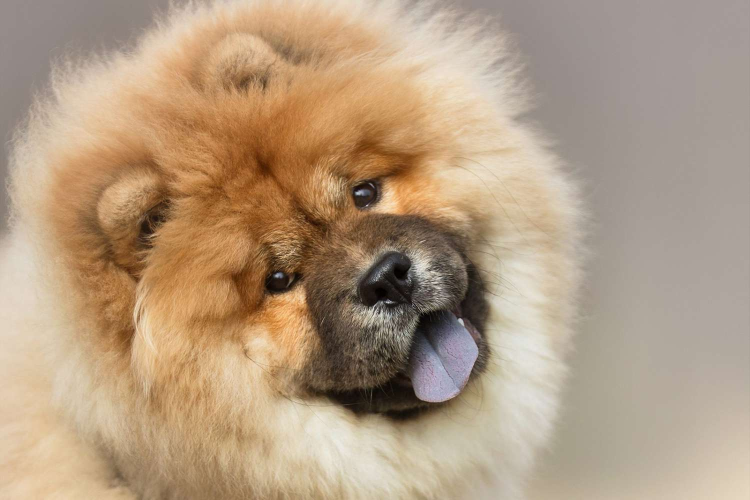
#> input picture practice_images/dogs_4.jpg, 1500 x 1000 px, found by its file name (shown at 1/2 size)
$ python splitmerge.py
#> lines starting #> are read from the running program, lines starting #| are printed output that depends on the picture
#> further down, img is the input picture: shape (1000, 1500, 3); mean B, G, R 129.5, 155.3, 179.1
### rescaling.py
import cv2 as cv
def rescaled_frame(frame,scale=0.75):
#> called with scale = 0.5
    width=int(frame.shape[1]*scale)
#> width = 750
    height=int(frame.shape[0]*scale)
#> height = 500
    dimensions=(width,height)
#> dimensions = (750, 500)

    return cv.resize(frame,dimensions,interpolation=cv.INTER_AREA)
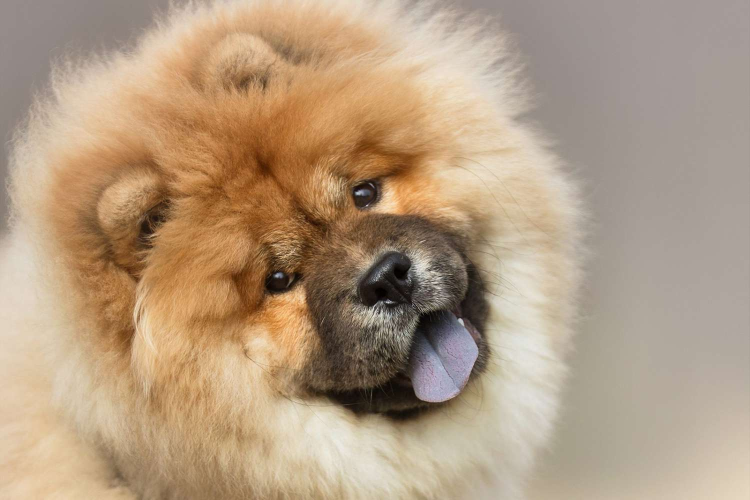
#> returned value: shape (500, 750, 3); mean of channels 0, 1, 2 129.7, 155.4, 179.2; drawn as B, G, R
#The example code :
    capture=cv.VideoCapture("D:\CV_practice\practice_videos\dog_video1.mp4")
# [9 lines of commented-out code are left out]

### splitmerge.py
#Splitting the image into its color channels i.e. Blue, Green and Red
#the whiter areas in the greyscaled images represent more pixel intensity at that place of
#that particular color channel

import cv2 as cv
import numpy as np
import matplotlib.pyplot as plt
from rescaling import rescaled_frame
img=cv.imread("D:\CV_practice\practice_images\dogs_4.jpg")
img_scaled=rescaled_frame(img,0.5)
cv.imshow('img',img_scaled)

blank=np.zeros(img_scaled.shape[:2],dtype='uint8')
b,g,r=cv.split(img_scaled)
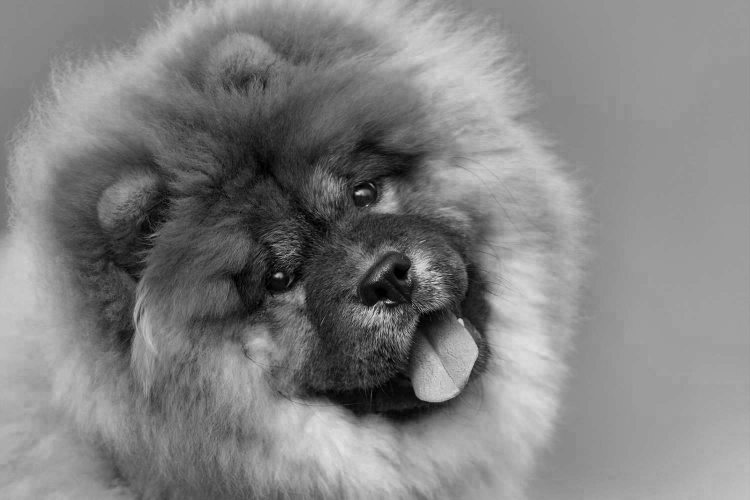
#> b: shape (500, 750); min 0, max 227, mean 129.7
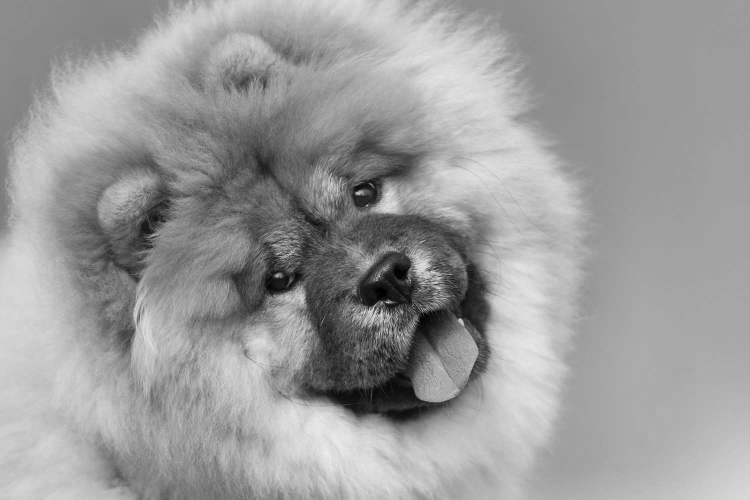
#> g: shape (500, 750); min 0, max 235, mean 155.4
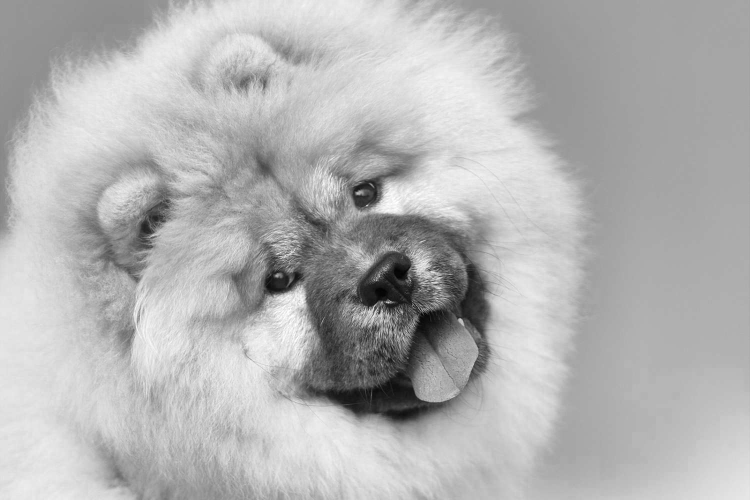
#> r: shape (500, 750); min 3, max 255, mean 179.2

cv.imshow('b_grey',b) #This converts the image into a single color channel image which will look like grey image
cv.imshow('g_grey',g)
cv.imshow('r_grey',r)

blue=cv.merge([ b,blank,blank]) #it merges the splitted image(which was broken into b,g,r ) in 3 channel format so
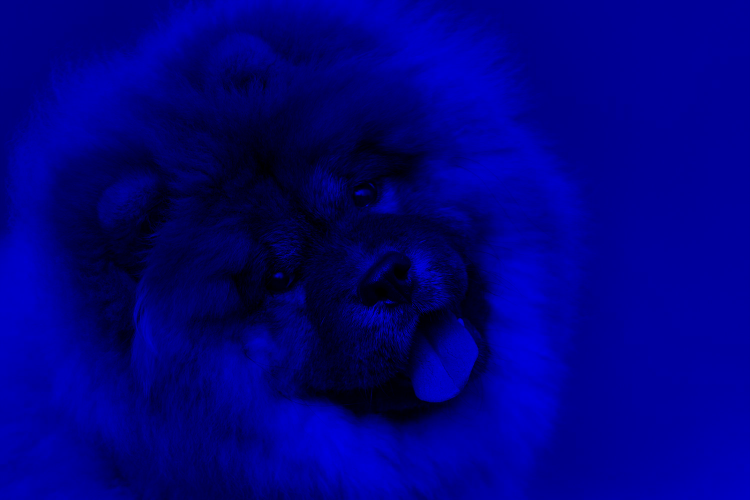
#> blue: shape (500, 750, 3); mean of channels 0, 1, 2 129.7, 0, 0; drawn as B, G, R
#that it does not look like grey image (grey image is a single color channel image).Here 'blank' is used as a filler for
# the other 2 color channels
green=cv.merge([blank,g,blank])
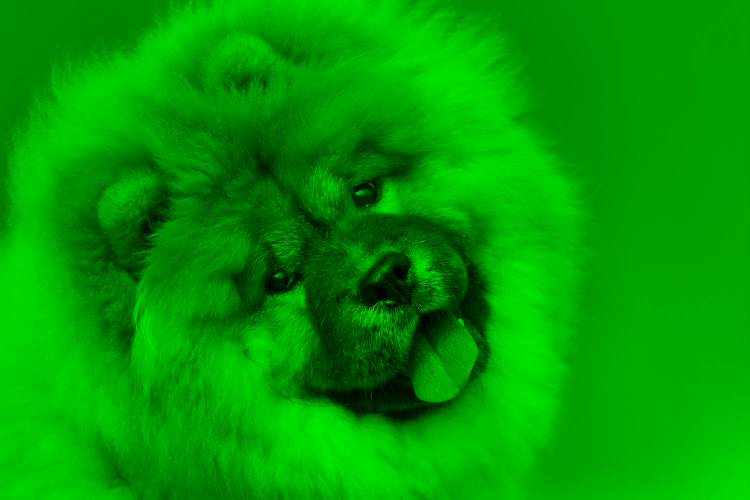
#> green: shape (500, 750, 3); mean of channels 0, 1, 2 0, 155.4, 0; drawn as B, G, R
red=cv.merge([blank,blank,r])
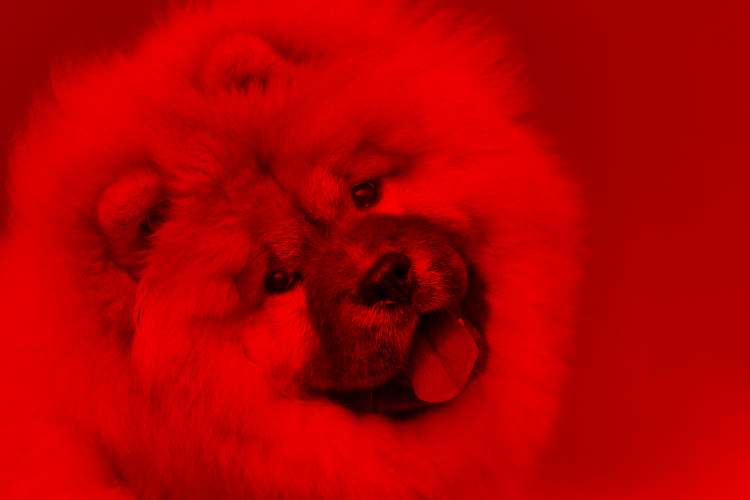
#> red: shape (500, 750, 3); mean of channels 0, 1, 2 0, 0, 179.2; drawn as B, G, R
original_img=cv.merge([b,g,r])
cv.imshow('orign_img',original_img)

cv.imshow('Blue', blue)
cv.imshow('Green', green)
cv.imshow('Red', red)

cv.waitKey(0)
